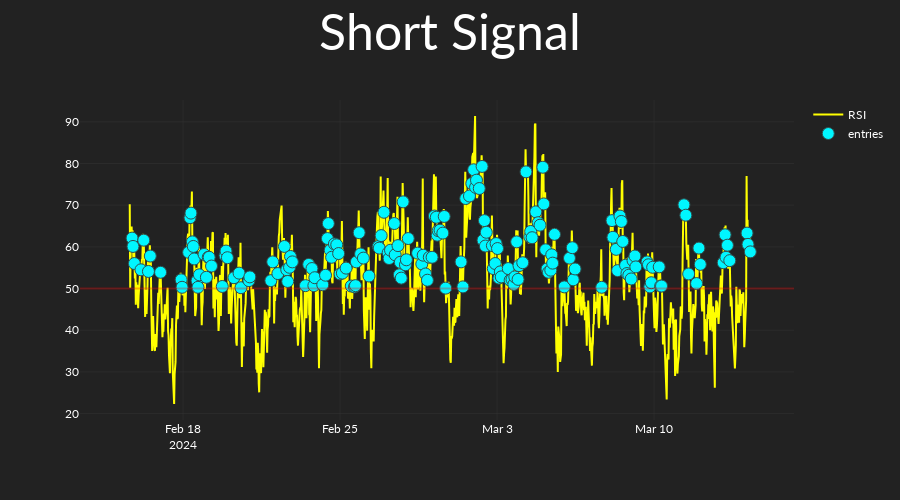

Notebook cell for this chart:
### Code cell
short_start = RSIRisingFalling(
    long_short="short",
    rsi_length=np.array([14]),
    rsi_is_above=np.arange(50,76,5),
)

short_start.set_entries_exits_array(
    candles=candles,
    ind_set_index=0,
)
short_start.plot_signals(candles=candles)

### Figure 1 — Plotly figure (JSON) as saved in the notebook; plotly's stock layout.template omitted (floating-point values rounded to 4 significant figures; data arrays with more than 128 entries replaced by an {"elided": "..."} marker saying what was removed)
{"data": [{"line": {"color": "yellow"}, "name": "RSI", "type": "scatter", "x": {"elided": "1344 str values"}, "y": {"elided": "1344 float values"}}, {"marker": {"color": "#00F6FF", "line": {"color": "DarkSlateGrey", "width": 1}, "size": 12, "symbol": "circle"}, "mode": "markers", "name": "entries", "type": "scatter", "x": {"elided": "1344 str values"}, "y": {"elided": "1344 float values"}}], "layout": {"height": 500, "shapes": [{"line": {"color": "red"}, "opacity": 0.3, "type": "line", "x0": 0, "x1": 1, "xref": "x domain", "y0": 50, "y1": 50, "yref": "y"}], "title": {"font": {"size": 50}, "text": "Short Signal", "x": 0.5, "xanchor": "center"}, "xaxis": {"rangeslider": {"visible": false}}}}
